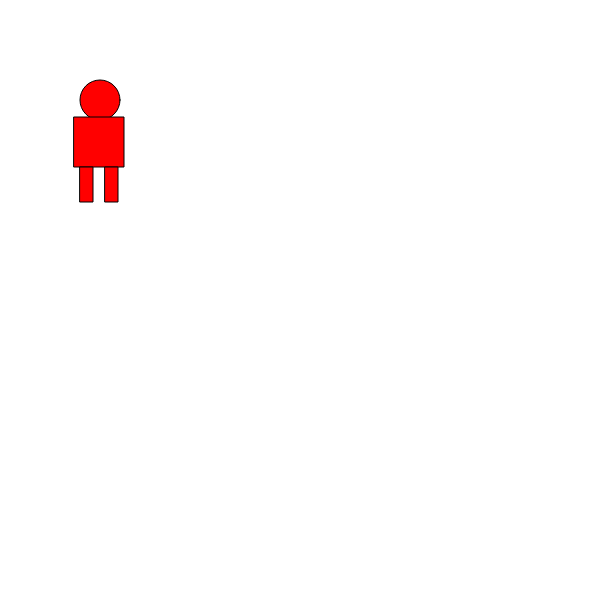
Frame 1 (no input)
Frame 60 (no input): identical to frame 1, image omitted
Frame 120 (the mouse pressed at the canvas centre since frame 60): identical to frame 1, image omitted

The p5.js sketch that drew this single still picture (run headless with seeded random() and noise() and a simulated clock; from frame 60 on, the mouse is pressed at the canvas centre):

// p5.js sketch
// ── sketch.js
var headX = 100;
var headY = 100;
var bodyX = 74
var bodyY = 117
var rightlegX = 80
var rightlegY = 167
var leftlegX = 105
var leftlegY = 167

function setup() {
  createCanvas(600, 600);
}

function draw() {

  if (keyIsDown(LEFT_ARROW)) {
    headX -= 5;
  }

  if (keyIsDown(RIGHT_ARROW)) {
    headX += 5;
  }

  if (keyIsDown(UP_ARROW)) {
    headY -= 5;
  }

  if (keyIsDown(DOWN_ARROW)) {
    headY += 5;
  }



  if (keyIsDown(LEFT_ARROW)) {
    bodyX -= 5;
  }

  if (keyIsDown(RIGHT_ARROW)) {
    bodyX += 5;
  }

  if (keyIsDown(UP_ARROW)) {
    bodyY -= 5;
  }
  if (keyIsDown(DOWN_ARROW)) {
    bodyY += 5;
  }



  if (keyIsDown(LEFT_ARROW)) {
    rightlegX -= 5;
  }

  if (keyIsDown(RIGHT_ARROW)) {
    rightlegX += 5;
  }

  if (keyIsDown(UP_ARROW)) {
    rightlegY -= 5;
  }

  if (keyIsDown(DOWN_ARROW)) {
    rightlegY += 5;
  }



  if (keyIsDown(LEFT_ARROW)) {
    leftlegX -= 5;
  }

  if (keyIsDown(RIGHT_ARROW)) {
    leftlegX += 5;
  }

  if (keyIsDown(UP_ARROW)) {
    leftlegY -= 5;
  }

  if (keyIsDown(DOWN_ARROW)) {
    leftlegY += 5;
  }
  clear();
  fill(255, 0, 0);
  ellipse(headX, headY, 40, 40);
  rect(bodyX, bodyY, 50, 50);
  rect(rightlegX, rightlegY, 13, 35);
  rect(leftlegX, leftlegY, 13, 35);
}
